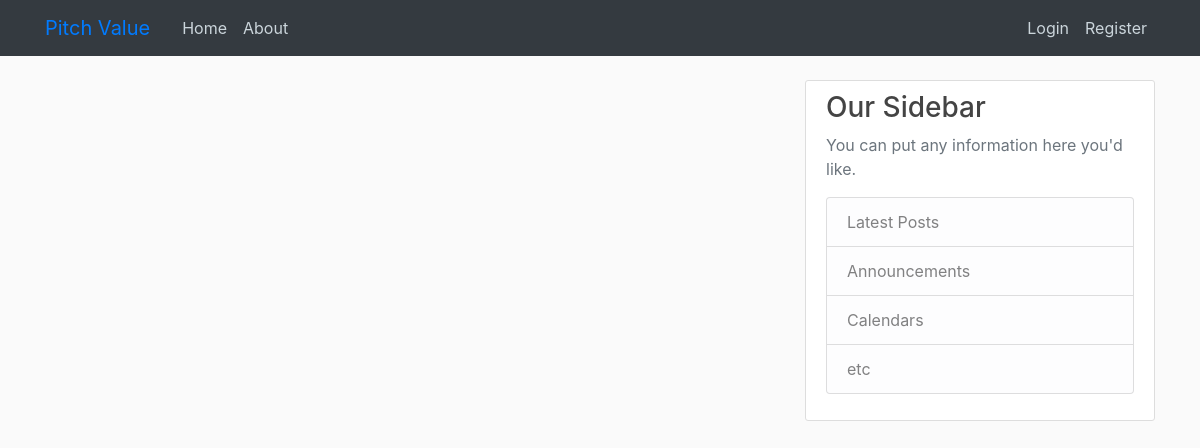
Before: / with the older database file.
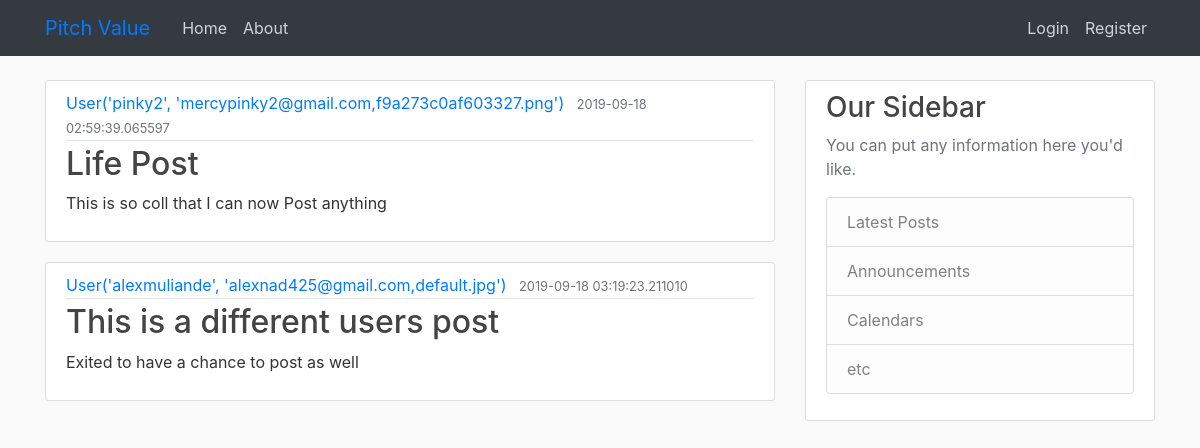
After: the same page with the newer database file.
### pitch/models.py (models this page shows, shortened)
class Post(db.Model):
    id = db.Column(db.Integer,primary_key=True)
    title = db.Column(db.String(100), nullable=False)
    date_posted = db.Column (db.DateTime, nullable=False, default=datetime.utcnow)
    content = db.Column(db.Text, nullable=False)
    user_id = db.Column(db.Integer, db.ForeignKey('user.id'), nullable = False)

class User(db.Model, UserMixin):
    id = db.Column(db.Integer,primary_key=True)
    username = db.Column(db.String(20),unique=True,nullable=False)
    email = db.Column(db.String(20),unique=True,nullable=False)
    image_file = db.Column(db.String(20), nullable=False, default='default.jpg')
    password = db.Column(db.String(60), nullable=False)
    posts = db.relationship('Post', backref='author', lazy=True)
    def __repr__ (self):
        return f"User('{self.username}', '{self.email},{self.image_file}')"

### pitch/routes.py (the view)
@app.route('/')
def home():
    posts=Post.query.all()
    return render_template('home.html', posts=posts)

### pitch/templates/home.html
{% extends "layout.html"%}
{% block content%}
    {% for post in posts %}
    <article class="media content-section">
            <div class="media-body">
              <div class="article-metadata">
                <a class="mr-2" href="#">{{ post.author }}</a>
                <small class="text-muted">{{ post.date_posted }}</small>
              </div>
              <h2><a class="article-title" href="#">{{ post.title }}</a></h2>
              <p class="article-content">{{ post.content }}</p>
            </div>
          </article>
    {% endfor %}
{% endblock content%}

### pitch/templates/layout.html (shortened to what this page needs)
<!DOCTYPE html>
<html lang="en">
<head>
    <link rel="stylesheet" href="https://stackpath.bootstrapcdn.com/bootstrap/4.3.1/css/bootstrap.min.css"
>
        <link rel="stylesheet" type="text/css" href="{{url_for('static',filename='styles.css')}}">
</head>
<body>
    <header class="site-header">
        <nav class="navbar navbar-expand-md navbar-steel bg-dark fixed-top">
            <div class="container">
                <a class="navbar-brand mr-4" href="/">Pitch Value</a>
                <div class="collapse navbar-collapse" id="navbarToggle">
                    <div class="navbar-nav mr-auto">
                        <a class="nav-item nav-link" href="{{url_for('home')}}">Home</a>
                        <a class="nav-item nav-link" href="{{url_for('about')}}">About</a>
                    </div>
                    <div class="navbar-nav">
                        {% if current_user.is_authenticated %}
                        <a class="nav-item nav-link" href="{{url_for('new_post')}}">New Post</a>
                        <a class="nav-item nav-link" href="{{url_for('account')}}">Account</a>
                        <a class="nav-item nav-link" href="{{url_for('logout')}}">Logout</a>
                        {% else %}
                        <a class="nav-item nav-link" href="{{url_for('login')}}">Login</a>
                        <a class="nav-item nav-link" href="{{url_for('register')}}">Register</a>
                        {% endif %}
                    </div>
                </div>
            </div>
        </nav>
    </header>
    <main role="main" class="container">
        <div class="row">
            <div class="col-md-8">
                {% block content %}{% endblock %}
            </div>
            <div class="col-md-4">
                <div class="content-section">
                    <h3>Our Sidebar</h3>
                    <p class='text-muted'>You can put any information here you'd like.
                        <ul class="list-group">
                            <li class="list-group-item list-group-item-light">Latest Posts</li>
                            <li class="list-group-item list-group-item-light">Announcements</li>
                            <li class="list-group-item list-group-item-light">Calendars</li>
                            <li class="list-group-item list-group-item-light">etc</li>
                        </ul>
                    </p>
                </div>
            </div>
        </div>
    </main>
</body>
</html>

### pitch/static/styles.css (style rules this page uses)
body { background-color: #fafafa; color: #333333; margin-top: 5rem; }
h1, h2, h3, h4, h5, h6 { color: #444444; }
.site-header .navbar-nav .nav-link { color: #cbd5db; }
.content-section { background: #ffffff; padding: 10px 20px; border: 1px solid #dddddd; border-radius: 3px; margin-bottom: 20px; }
.article-title { color: #444444; }
.article-content { white-space: pre-line; }
.article-metadata { padding-bottom: 1px; margin-bottom: 4px; border-bottom: 1px solid #e3e3e3 }

Changed rows visible on the page:
added Post: author "User('pinky2', 'mercypinky2@gmail.com,f9a273c0af603327.png')", date_posted "2019-09-18 02:59:39.065597", title "Life Post", content "This is so coll that I can now Post anything"
added Post: author "User('alexmuliande', 'alexnad425@gmail.com,default.jpg')", date_posted "2019-09-18 03:19:23.211010", title "This is a different users post", content "Exited to have a chance to post as well"
